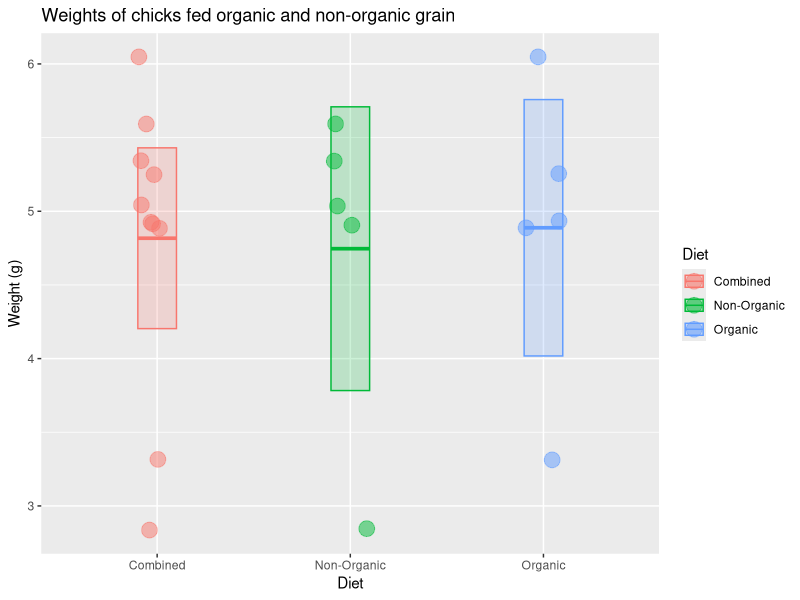

Reproduce this figure in R. (Note: this script raises an error after producing the figure.)
## ---- chunk 1
x <- c(6.05, 4.89, 3.32, 4.93, 5.25, 5.04, 4.91, 2.84, 5.60, 5.34)
x
## ---- chunk 2
length(x)  # sample size
median(x)  # median value
mean(x)    # mean value
sd(x)      # standard deviation
## ---- chunk 3
n <- length(x) # sample size
n

sem <- sd(x) / sqrt(n) # standard error of the mean
sem
## ---- chunk 4
mean(x) + 1.96 * sem                             # upper limit
mean(x) - 1.96 * sem                             # lower limit
## ---- chunk 5

library(tidyverse)

# check to make sure you did the part above correctly
# if not, generate some fake x data
if (!exists("x") | !is.numeric(x) | !length(x) == 10) x <- rep(1, 10)

# put the chick data into a data frame
chick_data <-
  tibble::tibble(
    diet = rep(c("Combined", "Combined", "Organic", "Non-Organic"), each = 5),
    weight = c(x, x)
  )

# summarize the chick weights by diet
chick_summary <-
  chick_data %>% 
  group_by(diet) %>% 
  summarize(
    mean = mean(weight),
    median = median(weight),
    sd = sd(weight),
    n = n(),
    sem = sd / sqrt(n),
    upper = mean + 1.96 * sem,   # upper confidence limit
    lower = mean - 1.96 * sem,   # lower confidence limit
    .groups = "drop"
  )

# plot chick weights
ggplot(chick_data, aes(x = diet, y = weight, color = diet, fill = diet)) +
  geom_jitter(size = 5, shape = 21, alpha = 0.5, width = 0.1) +
  geom_crossbar(
    mapping = aes(ymin = lower, ymax = upper, y = mean), 
    data = chick_summary,
    width = 0.2, alpha = 0.2
  ) +
  labs(
    title = "Weights of chicks fed organic and non-organic grain",
    x = "Diet",
    color = "Diet",
    fill = "Diet",
    y = "Weight (g)"
  )

## ---- chunk 6
sessioninfo::session_info()
